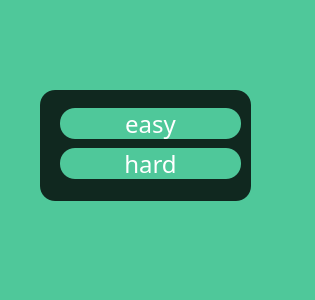
<?xml version="1.0" encoding="UTF-8"?>
<ui version="4.0">
 <class>easyhard</class>
 <widget class="QDialog" name="easyhard">
  <property name="geometry">
   <rect>
    <x>0</x>
    <y>0</y>
    <width>315</width>
    <height>300</height>
   </rect>
  </property>
  <property name="windowTitle">
   <string>Dialog</string>
  </property>
  <property name="styleSheet">
   <string notr="true">*{
	
	background-color:rgb(79, 200, 154);
font-family:century gothic;
font-size:24px;
}
QFrame
{
background:rgba(0,0,0,0.8);
border-radius:15px;
}

QPushButton
{
background: rgb(79, 200, 154);
border-radius:60px;
}
QToolButton
{
background: rgb(79, 200, 154);
border-radius:60px;
}
QLabel
{
color:white;
background:transparent;
}
QPushButton
{
color:white;
border-radius:15px;
}
QPushButton:hover
{
color:#333;
border-radius:15px;
background:#49edff;
}
QLineEdit
{
background:transparent;
border:none;
color:#717072;
border-bottom:1px solid#717072;
}</string>
  </property>
  <widget class="QFrame" name="frame">
   <property name="geometry">
    <rect>
     <x>40</x>
     <y>90</y>
     <width>211</width>
     <height>111</height>
    </rect>
   </property>
   <property name="frameShape">
    <enum>QFrame::StyledPanel</enum>
   </property>
   <property name="frameShadow">
    <enum>QFrame::Raised</enum>
   </property>
   <widget class="QPushButton" name="easy_button">
    <property name="geometry">
     <rect>
      <x>20</x>
      <y>18</y>
      <width>181</width>
      <height>31</height>
     </rect>
    </property>
    <property name="text">
     <string>easy</string>
    </property>
   </widget>
   <widget class="QPushButton" name="hadr_button">
    <property name="geometry">
     <rect>
      <x>20</x>
      <y>58</y>
      <width>181</width>
      <height>31</height>
     </rect>
    </property>
    <property name="text">
     <string>hard</string>
    </property>
   </widget>
  </widget>
 </widget>
 <resources/>
 <connections/>
</ui>
